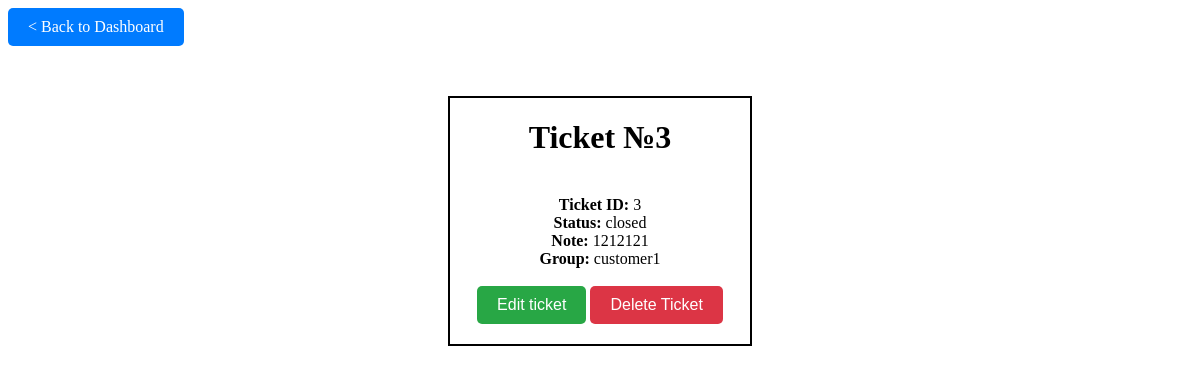
The app's page /ticket/3, older data.
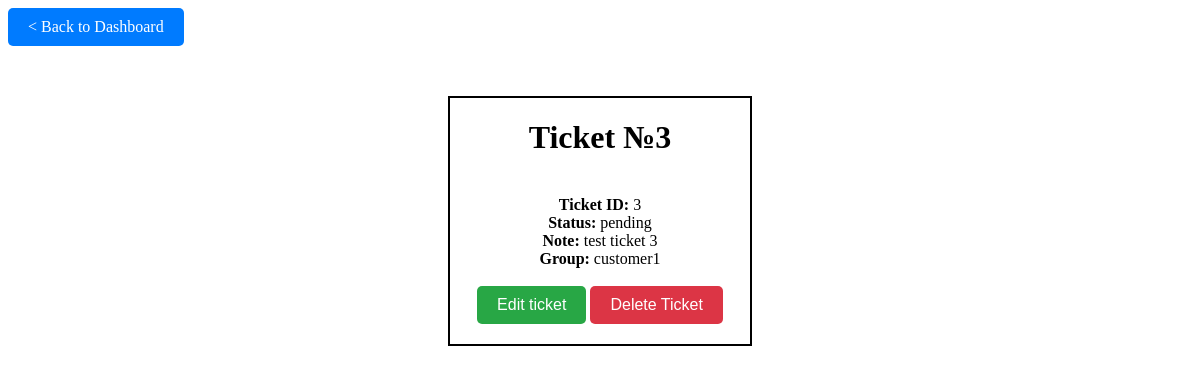
The same page, newer data.
### app/models.py (models this page shows)
class Ticket(db.Model):
    __tablename__ = 'tickets'
    id = db.Column(db.Integer, primary_key=True, name='id')
    status = db.Column(db.Enum('pending', 'in_review', 'closed'), nullable=False)
    note = db.Column(db.Text, nullable=True, name='note')
    group = db.Column(db.Enum('customer1', 'customer2', 'customer3'), nullable=False)

### app/views.py (the view)
@main.route('/ticket/<string:ticket_id>')
def ticket_details(ticket_id):
    ticket = Ticket.query.get_or_404(ticket_id)
    return render_template('ticket_details.html', ticket=ticket, user=current_user)

### app/templates/ticket_details.html (shortened to what this page needs)
<a class="btn btn-back" href="{{ url_for('main.dashboard', ticket_id=ticket.id) }}"> < Back to Dashboard </a>
<div style='display: flex; justify-content: center; align-items: center; margin-top: 50px'>
    <div style='border: 2px solid; width:300px'>
    <center>
        <h1>Ticket №{{ ticket.id }}</h1>
        <br>
            <strong>Ticket ID:</strong> {{ ticket.id }}<br>
            <strong>Status:</strong> {{ ticket.status }}<br>
            <strong>Note:</strong> {{ ticket.note }}<br>
            <strong>Group:</strong> {{ ticket.group }}<br>
        <br>
        {% if user.role != 'analyst' %}
        <button class="btn btn-edit" data-ticket-id="{{ ticket.id }}">Edit ticket</button>
        <form id="delete-form" action="{{ url_for('main.delete_ticket', ticket_id=ticket.id) }}" method="post" style="display: inline;">
            <button type="submit" class="btn btn-delete">Delete Ticket</button>
        </form>
        {% endif %}
    </center>
    </div>
</div>

Row changes from the older to the newer data that the page shows:
changed Ticket "customer1": status "closed" → "pending"; note "1212121" → "test ticket 3"
